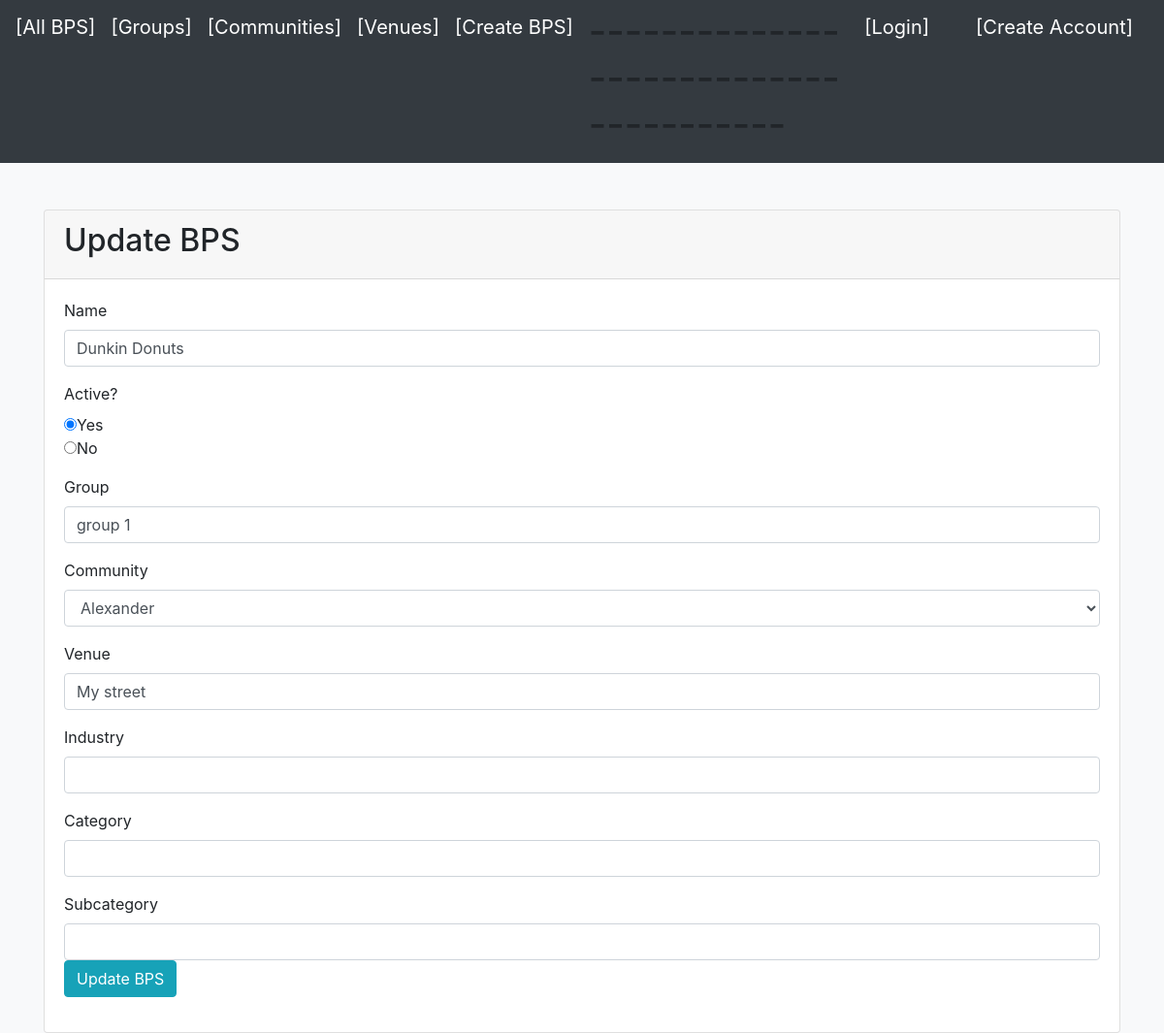
/admin/edit.php?id=3, run on the app's committed database.
### tables this page shows
CREATE TABLE `people` (
  `id` int(255) NOT NULL,
  `name` varchar(255) NOT NULL,
  `groups` varchar(255) NOT NULL,
  `community` varchar(255) NOT NULL,
  `venue` varchar(255) NOT NULL,
  `active` varchar(255) NOT NULL,
  `industry` varchar(255) NOT NULL,
  `category` varchar(255) NOT NULL,
  `subcategory` varchar(255) NOT NULL,
  `email` varchar(255) NOT NULL
);

### admin/edit.php (the view, shortened to what this page needs)
<?php
require 'conndb.php';
$id = $_GET['id'];
$sql = 'SELECT * FROM people WHERE id=:id';
$statement = $connection->prepare($sql);
$statement->execute([':id' => $id ]);
$person = $statement->fetch(PDO::FETCH_OBJ);
 ?>
<?php require 'header.php'; ?>
<div class="container">
  <div class="card mt-5">
    <div class="card-header">
      <h2>Update BPS</h2>
    </div>
    <div class="card-body">
      <form method="post">
        <div class="form-group">
          <label for="name">Name</label>
          <input value="<?= $person->name; ?>" type="text" name="name" id="name" class="form-control">
        </div>
		<div class="form-group">
			<label for="active">Active?</label>
			<br>
         <input type="radio" name="active" checked="checked" value="Active">Yes
         <br>
         <input type="radio" name="active" value="Inactive">No
      </div>
        <div class="form-group">
          <label for="groups">Group</label>
          <input value="<?= $person->groups; ?>" name="groups" id="groups" class="form-control">
        </div>
        <div class="form-group">
          <label for="community">Community</label>
           <select value="<?= $person->community; ?>" type="community" name="community" id="community" class="form-control">
			<option value = "Alexander">Alexander</option>
		  </select>
        </div>
		  <div class="form-group">
          <label for="venue">Venue</label>
          <input type="text" value="<?= $person->venue; ?>" name="venue" id="venue" class="form-control">
        </div>
		  <div class="form-group">
          <label for="industry">Industry</label>
          <input type="text" value="<?= $person->industry; ?>" name="industry" id="industry" class="form-control">
        </div>
		  <div class="form-group">
          <label for="category">Category</label>
          <input type="text" value="<?= $person->category; ?>" name="category" id="category" class="form-control">
        </div>
		  <div class="form-group">
          <label for="subcategory">Subcategory</label>
          <input type="text" value="<?= $person->subcategory; ?>" name="subcategory" id="subcategory" class="form-control">
		            <button type="submit" class="btn btn-info">Update BPS</button>
        </div>
      </form>
    </div>
  </div>
</div>

### data on the page
people: name "Dunkin Donuts", groups "group 1", community "Alexander", venue "My street"
